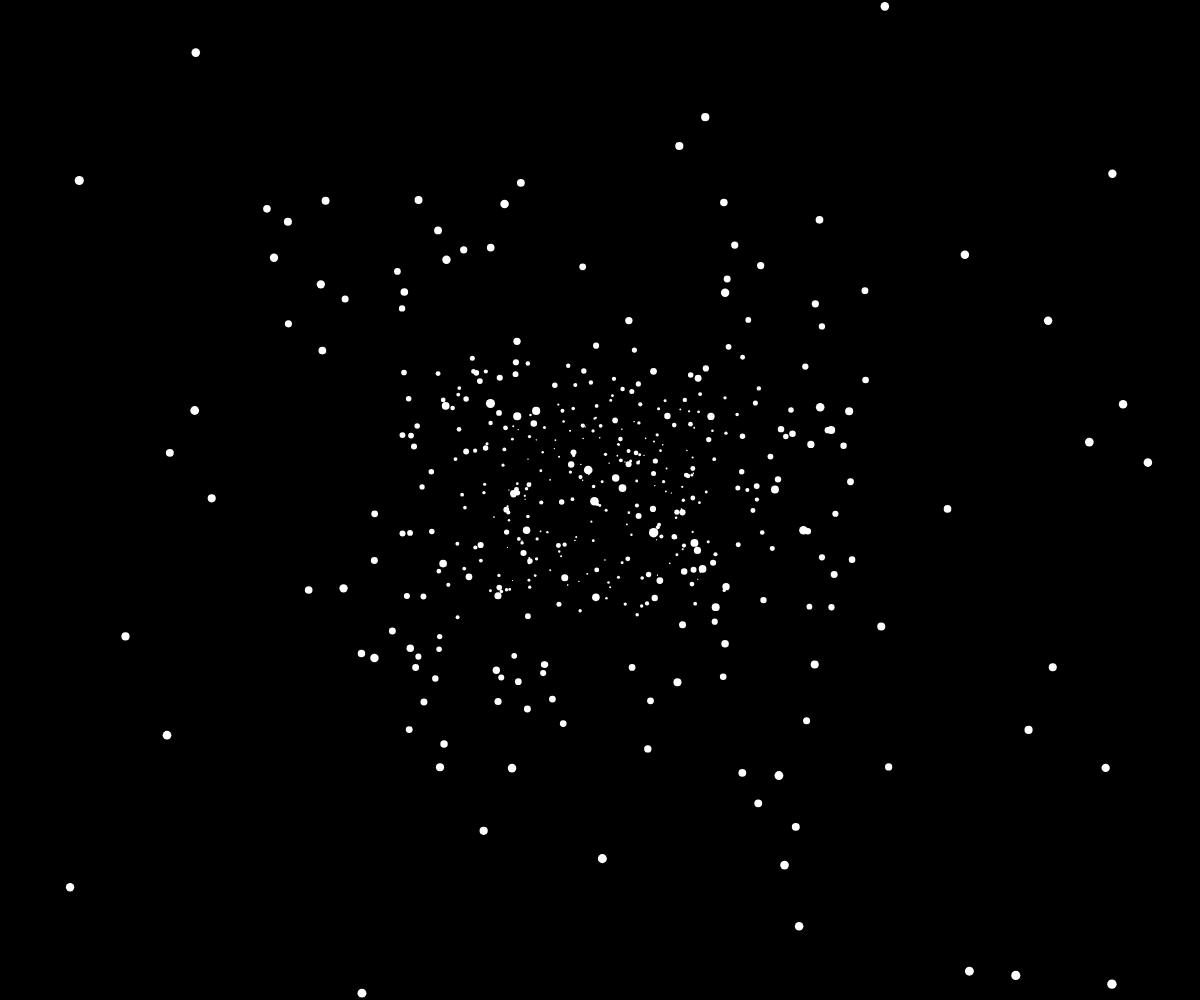
Frame 1 (no input)
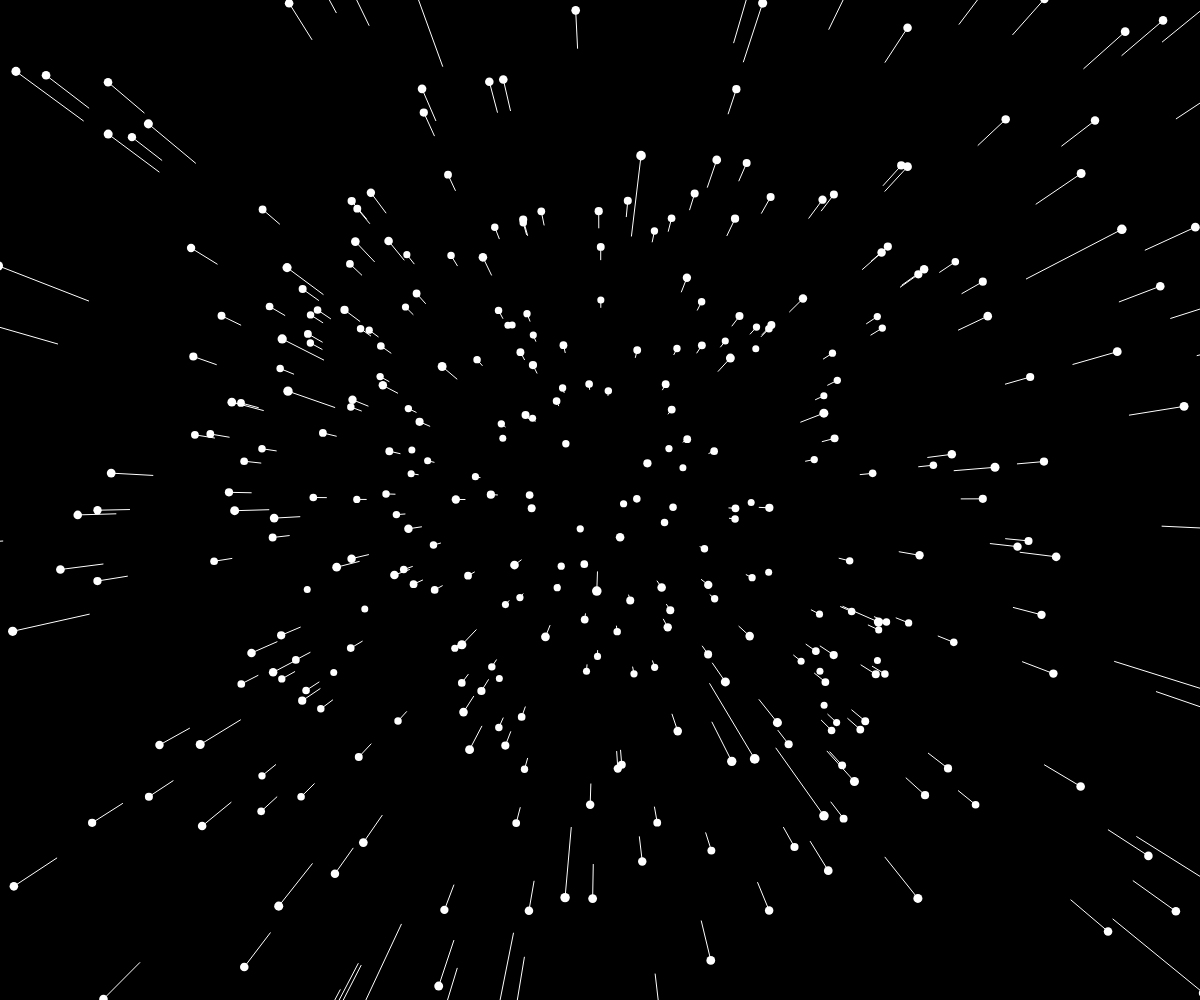
Frame 60 (no input)
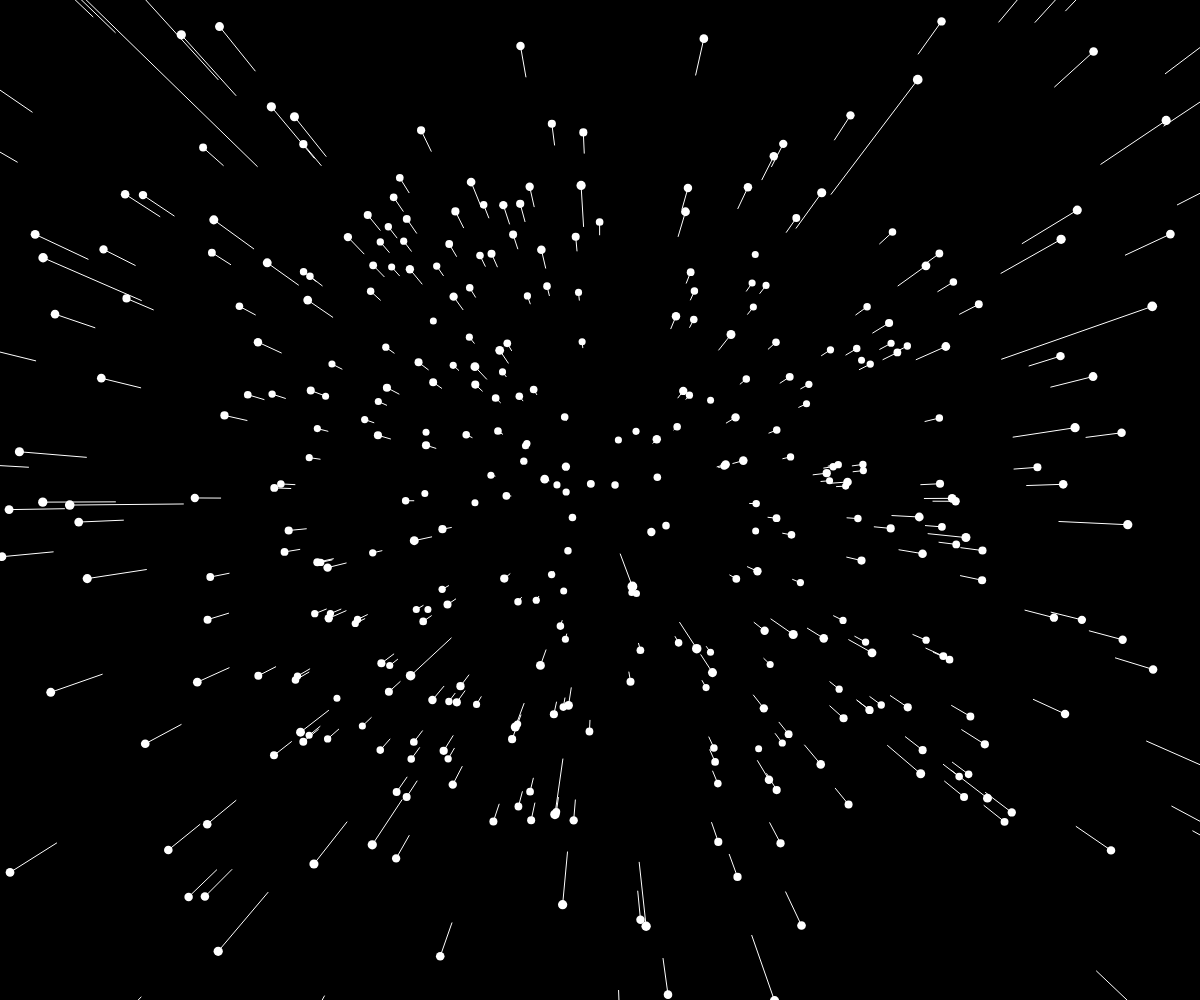
Frame 120 (the mouse pressed at the canvas centre since frame 60)

The p5.js sketch that drew these frames (run headless with seeded random() and noise() and a simulated clock; from frame 60 on, the mouse is pressed at the canvas centre):

// p5.js sketch
// ── sketch.js
let stars=[];
let factor=100;
let speedSlider;
let width,height;
function setup() {
  width=windowWidth;
  height=windowHeight;
  createCanvas(width, height);
  speedSlider=createSlider(0,20,15,1);
  for(let i=0;i<=500;i++){
    stars[i]=createVector(
      random(-width*factor,width*factor),
      random(-height*factor,height*factor),
      random(width));
      stars[i].pz=stars[i].z;
    }
        
}
                 
function draw() {
  background(0);
  fill(255);
  translate(width/2,height/2);
  for (let star of stars){
    let x=star.x/star.z;
    let y=star.y/star.z;
    let px=star.x/star.pz;
    let py=star.y/star.pz;
    let d=map(star.z,0,width,10,1);
    fill(255);
    stroke(255,100,255);
    noStroke();
    circle(x,y,d);
    stroke(255);
    line(x,y,px,py);
    star.pz=star.z;

    //textSize(d*5);
    //text("*",x,y);
    star.z -=speedSlider.value();
    if(star.z<1){
      star.x=random(-width*factor,width*factor);
      star.y=random(-height*factor,height*factor);
      star.z=400;  
      star.pz=400; 
     }     
 }
  
  /*rectMode(CENTER);
  rect(mouseX,mouseY,100);*/

}
